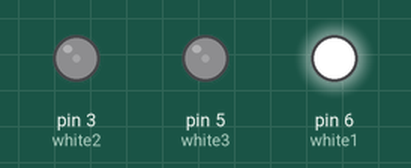
This sketch was run on a simulated Arduino Uno, built with avr-gcc and run on an emulated ATmega328P. Shown: output pins drawn as LEDs (lit = HIGH).

Above: at 0.05 s.
At 0.35 s:
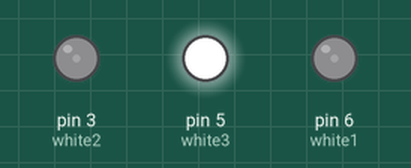
At 0.6 s:
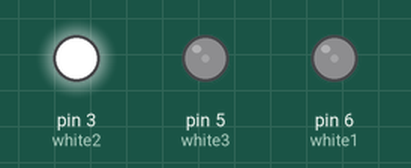
Timing chart, 0 to 3.0 s (numbered marks = the images above):
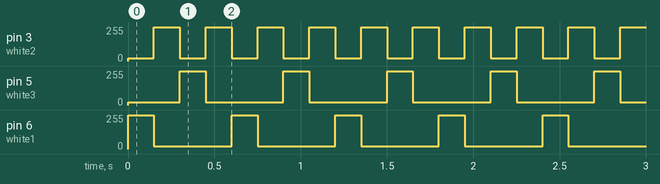

The sketch:

disco_lights_SC.ino
```cpp
int white1 = 6;
int white2 = 3;
int white3 = 5;

//float brightness1_1 = 255;
float brightness1_2 = 255;
float brightness1_3 = 20;
float brightness1_4 = 20;
float brightness1_5 = 20;
float brightness1_6 = 20;

//float brightness2_1 = 255;
float brightness2_2 = 20;
float brightness2_3 = 255;
float brightness2_4 = 20;
float brightness2_5 = 255;
float brightness2_6 = 20;

//float brightness3_1 = 255;
float brightness3_2 = 20;
float brightness3_3 = 20;
float brightness3_4 = 255;
float brightness3_5 = 20;
float brightness3_6 = 20;

int time = 150;


void setup() {
  // put your setup code here, to run once:

pinMode(white1,OUTPUT);
pinMode(white2,OUTPUT);
pinMode(white3,OUTPUT);

}

void loop() {
  // put your main code here, to run repeatedly:

//analogWrite(white1,brightness1_1);
//analogWrite(white2,brightness2_1);
//analogWrite(white3,brightness3_1);

//delay(time);

analogWrite(white1,brightness1_2);
analogWrite(white2,brightness2_2);
analogWrite(white3,brightness3_2);

delay(time);

analogWrite(white1,brightness1_3);
analogWrite(white2,brightness2_3);
analogWrite(white3,brightness3_3);

delay(time);

analogWrite(white1,brightness1_4);
analogWrite(white2,brightness2_4);
analogWrite(white3,brightness3_4);

delay(time);

analogWrite(white1,brightness1_5);
analogWrite(white2,brightness2_5);
analogWrite(white3,brightness3_5);

delay(time);


}
```

Measured:
- by itself, pin 3 (white2): alternates 255/255 for 0.15 s and 20/255 for 0.15 s
- by itself, pin 5 (white3): repeats every 0.60 s: 255/255 0.15 s, 20/255 0.45 s
- by itself, pin 6 (white1): alternates 255/255 for 0.15 s and 20/255 for 0.45 s
